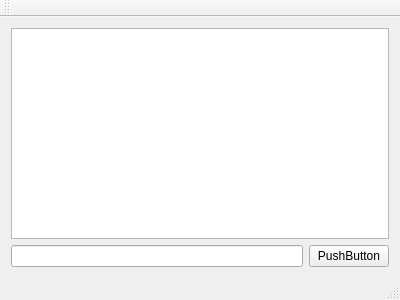
<?xml version="1.0" encoding="UTF-8"?>
<ui version="4.0">
 <class>MainWindow</class>
 <widget class="QMainWindow" name="MainWindow">
  <property name="geometry">
   <rect>
    <x>0</x>
    <y>0</y>
    <width>400</width>
    <height>300</height>
   </rect>
  </property>
  <property name="windowTitle">
   <string>MainWindow</string>
  </property>
  <widget class="QWidget" name="centralWidget">
   <layout class="QGridLayout" name="gridLayout">
    <item row="0" column="0">
     <widget class="QTextEdit" name="textEdit"/>
    </item>
    <item row="1" column="0">
     <layout class="QHBoxLayout" name="horizontalLayout">
      <item>
       <widget class="QLineEdit" name="lineEdit"/>
      </item>
      <item>
       <widget class="QPushButton" name="pushButton">
        <property name="text">
         <string>PushButton</string>
        </property>
       </widget>
      </item>
     </layout>
    </item>
   </layout>
  </widget>
  <widget class="QMenuBar" name="menuBar">
   <property name="geometry">
    <rect>
     <x>0</x>
     <y>0</y>
     <width>400</width>
     <height>21</height>
    </rect>
   </property>
  </widget>
  <widget class="QToolBar" name="mainToolBar">
   <attribute name="toolBarArea">
    <enum>TopToolBarArea</enum>
   </attribute>
   <attribute name="toolBarBreak">
    <bool>false</bool>
   </attribute>
  </widget>
  <widget class="QStatusBar" name="statusBar"/>
 </widget>
 <layoutdefault spacing="6" margin="11"/>
 <resources/>
 <connections/>
</ui>
